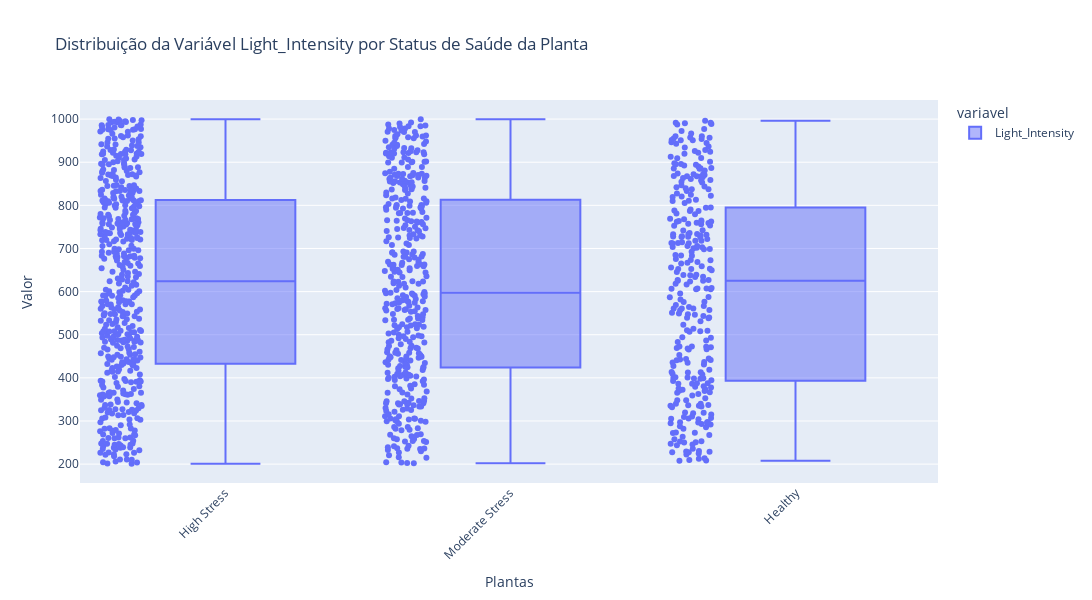

Notebook cell for this chart:
### Markdown cell above
📉 Analise exploratoria dos Dados

- Plant_ID:

    • Distribuição equilibrada entre todos os IDs.

    • Não há valores discrepantes, o que faz sentido já que se trata apenas de um código de identificação.

- Soil_Moisture:

    • Varia entre 10% e 40%.

    • Foram detectados valores extremos tanto abaixo quanto acima da faixa, possivelmente refletindo solos excessivamente secos ou saturados   de água.

    • Plantas Saudáveis: Mantêm níveis de umidade moderados no solo, indicando hidratação adequada.

    • Plantas em Alto Estresse: Apresentam uma faixa mais ampla de umidade, desde valores muito baixos até muito altos, o que pode estar associado a falta ou excesso de irrigação.

- Ambient_Temperature:

    • Temperatura ambiente: de 18°C a 30°C, concentrada em torno de 24°C.

    • Em todos os grupos, a temperatura do solo varia aproximadamente de 15°C a 25°C, mostrando que não há grandes discrepâncias entre os estados de saúde nesse aspecto

- Humidity:

    • Oscila de 40% a 70%, com média próxima de 55%.
    
    • A variação é pequena e há poucos valores fora do padrão, indicando controle adequado da umidade ambiental.

### Code cell
df_long = df.melt(id_vars=boxplot_target, 
                  value_vars=boxplot_luz_numerical,
                  var_name=boxplot_var_legend, 
                  value_name=boxplot_value_legend)


fig = px.box(df_long, 
             x=boxplot_target, 
             y=boxplot_value_legend, color=boxplot_var_legend, points='all', title=boxplot_luz_title)

fig.update_layout(
    xaxis_title=boxplot_xaxis_title,
    yaxis_title=boxplot_yaxis_title,
    boxmode=boxplot_boxmode,  
    xaxis_tickangle=-45,
    legend_title=boxplot_var_legend,
    height=boxplot_height,
    width=boxplot_widht
)

### Figure 1 — Plotly figure (JSON) as saved in the notebook; plotly's stock layout.template omitted (floating-point values rounded to 4 significant figures; data arrays with more than 128 entries replaced by an {"elided": "..."} marker saying what was removed)
{"data": [{"alignmentgroup": "True", "boxpoints": "all", "hovertemplate": "variavel=Light_Intensity<br>Plant_Health_Status=%{x}<br>valor=%{y}<extra></extra>", "legendgroup": "Light_Intensity", "marker": {"color": "#636efa"}, "name": "Light_Intensity", "notched": false, "offsetgroup": "Light_Intensity", "orientation": "v", "showlegend": true, "x": {"elided": "1200 str values"}, "x0": " ", "xaxis": "x", "y": {"elided": "1200 float values"}, "y0": " ", "yaxis": "y", "type": "box"}], "layout": {"xaxis": {"anchor": "y", "domain": [0.0, 1.0], "title": {"text": "Plantas"}, "tickangle": -45}, "yaxis": {"anchor": "x", "domain": [0.0, 1.0], "title": {"text": "Valor"}}, "legend": {"title": {"text": "variavel"}, "tracegroupgap": 0}, "title": {"text": "Distribuição da Variável Light_Intensity por Status de Saúde da Planta"}, "boxmode": "group", "height": 600, "width": 1200}}
